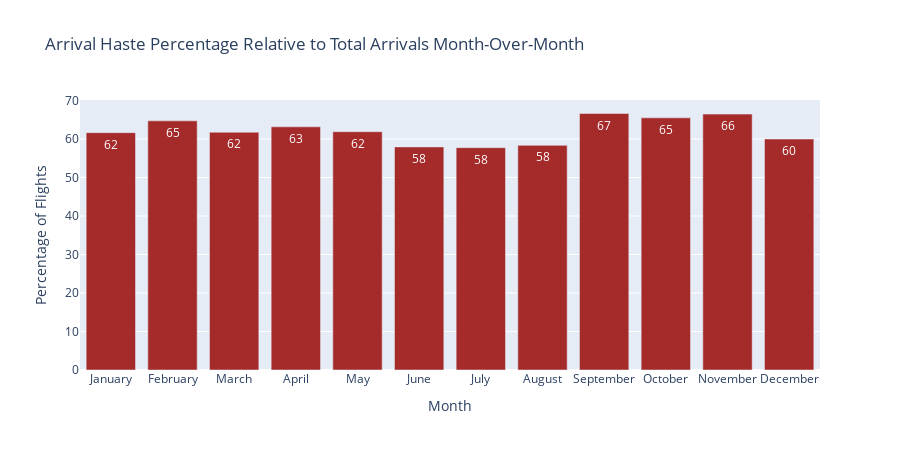

Notebook source saved alongside this figure:
### Code cell
months = ["January", "February", "March", "April", "May", "June", 
          "July", "August", "September", "October", "November", "December"]
numberOfDelaysPerMonthBar = go.Bar(
    x = months,
    y = numberOfDelaysPerMonth.toPandas()['ArrivalImmediaciesCountPerMonth'],
    name = 'Departure Delay Percentage',
    marker = dict(color='brown'),
    text = round(numberOfDelaysPerMonth.toPandas()['ArrivalImmediaciesCountPerMonth']))

data = [numberOfDelaysPerMonthBar]

layout = dict(title = 'Arrival Haste Percentage Relative to Total Arrivals Month-Over-Month',
              xaxis= dict(title= 'Month',ticklen= 5,zeroline= False,tickformat='d'),
              yaxis= dict(title= 'Percentage of Flights'),
              height= 450,
              width= 900
             )
fig = dict(data = data, layout = layout)

pyo.iplot(fig)

### Figure 1 — Plotly figure (JSON) as saved in the notebook; plotly's stock layout.template omitted (floating-point values rounded to 4 significant figures)
{"data": [{"marker": {"color": "brown"}, "name": "Departure Delay Percentage", "text": [62, 65, 62, 63, 62, 58, 58, 58, 67, 65, 66, 60], "type": "bar", "x": ["January", "February", "March", "April", "May", "June", "July", "August", "September", "October", "November", "December"], "y": [61.65, 64.72, 61.75, 63.16, 61.9, 57.95, 57.75, 58.35, 66.63, 65.5, 66.47, 59.99]}], "layout": {"height": 450, "title": {"text": "Arrival Haste Percentage Relative to Total Arrivals Month-Over-Month"}, "width": 900, "xaxis": {"tickformat": "d", "ticklen": 5, "title": {"text": "Month"}, "zeroline": false}, "yaxis": {"title": {"text": "Percentage of Flights"}}}}
